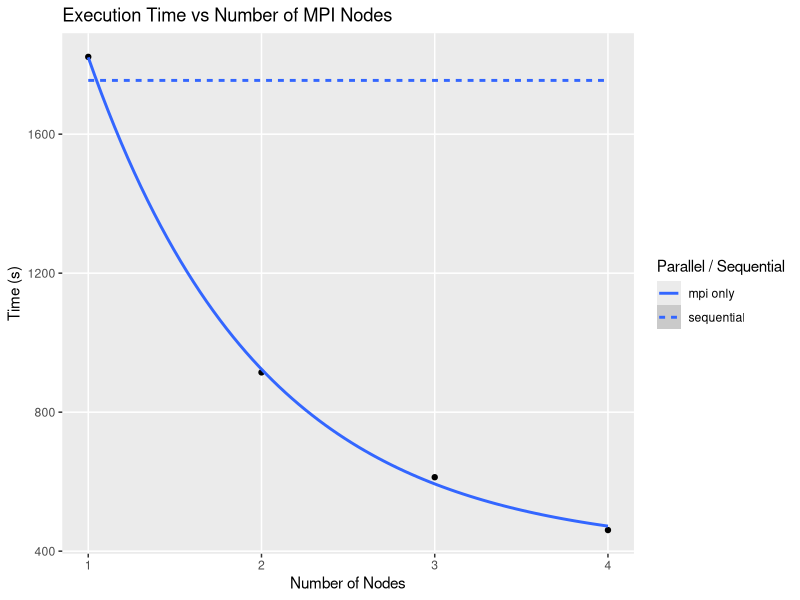
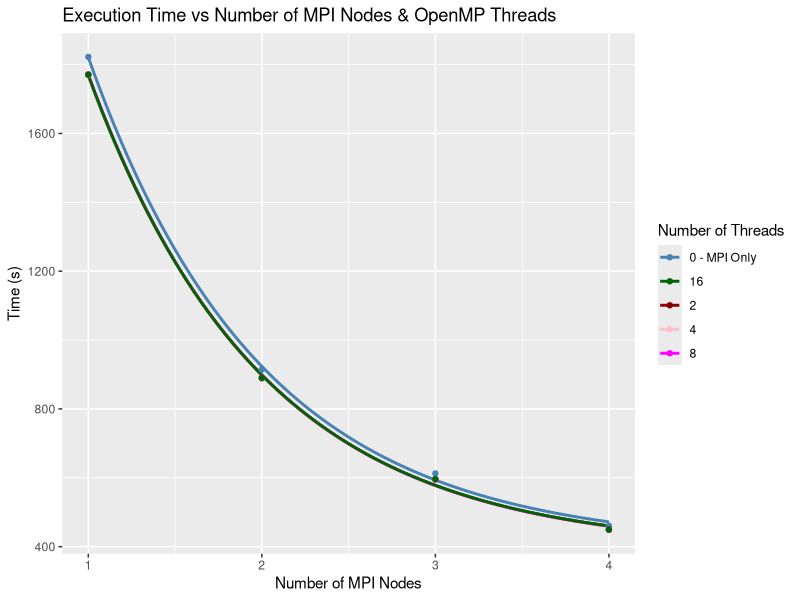

These charts were generated, in order, by the following R code:
## ---- chunk 1
library(ggplot2)
library(knitr)
## ---- chunk 2
ggplot(
    data.frame(
      num_nodes = c(1, 2, 3, 4),
      mpi = c(
        1822.379590476,
        914.486197804,
        612.819364970,
        460.707667057),
      sequential = 1754.656590),
    aes(x = num_nodes)) +
    labs(title = "Execution Time vs Number of MPI Nodes",
      x = "Number of Nodes",
      y = "Time (s)",
      linetype = "Parallel / Sequential") +
    geom_point(aes(y = mpi)) +
    geom_smooth(aes(y = sequential, linetype = "sequential")) +
    geom_smooth(aes(y = mpi, linetype = "mpi only"), method = "lm", formula = y ~ exp(-x), se = FALSE) +
    theme(panel.grid.minor = element_blank())
## ---- chunk 3
ggplot(
  data = data.frame(
    num_nodes =  c(1, 2, 3, 4),
    mpi = c(1822.379590476,914.486197804,612.819364970,460.707667057),
    threads_2 = c(1770.137878338,888.847948670,595.635013834,449.641916923),
    threads_4 = c(1769.391758150,888.820532438,594.955746320,448.248664594),
    threads_8 = c(1771.727156207,891.127868899,595.044071098,449.024061848),
    threads_16 = c(1770.336729298,889.954078117,596.349251760,449.729564190)),
  aes(x = num_nodes)) +
  geom_smooth(aes(y = mpi, color = "0 - MPI Only"), method = "lm", formula = y ~ exp(-x), se = FALSE) +
  geom_smooth(aes(y = threads_2, color = "2"), method = "lm", formula = y ~ exp(-x), se = FALSE) +
  geom_smooth(aes(y = threads_4, color = "4"), method = "lm", formula = y ~ exp(-x), se = FALSE) +
  geom_smooth(aes(y = threads_8, color = "8"), method = "lm", formula = y ~ exp(-x), se = FALSE) +
  geom_smooth(aes(y = threads_16, color = "16"), method = "lm", formula = y ~ exp(-x), se = FALSE) +
  geom_point(aes(y = mpi, color = "0 - MPI Only")) +
  geom_point(aes(y = threads_2, color = "2")) +
  geom_point(aes(y = threads_4, color = "4")) +
  geom_point(aes(y = threads_8, color = "8")) +
  geom_point(aes(y = threads_16, color = "16"))+

  
  labs(title = "Execution Time vs Number of MPI Nodes & OpenMP Threads",
    x = "Number of MPI Nodes",
    y = "Time (s)",
    color = "Number of Threads") +
  scale_color_manual(values = c(
    "0 - MPI Only" = "steelblue",
    "2" = "darkred",
    "4" = "pink",
    "8" = "magenta",
    "16" = "darkgreen"))
